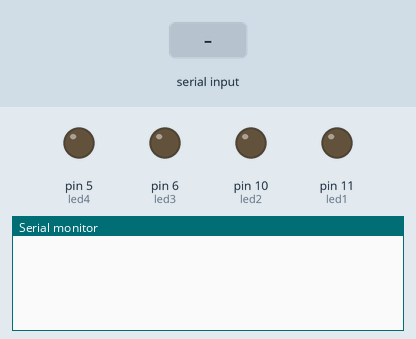
This sketch was run on a simulated Arduino Uno, built with avr-gcc and run on an emulated ATmega328P. On the bench: output pins drawn as LEDs (lit = HIGH), the last lines printed to the serial monitor. Inputs (shaded band) come from the test bench.

Above: at 1.2 s.
1.3 s: "1" received over the second serial link
At 2.5 s:
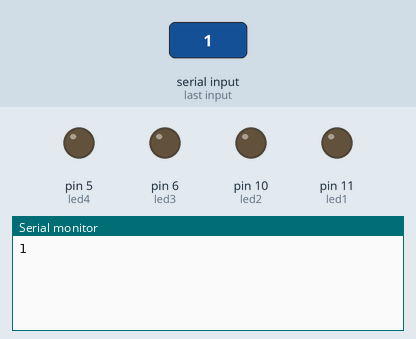
2.8 s: "90,45\n" received over the second serial link
At 3.7 s:
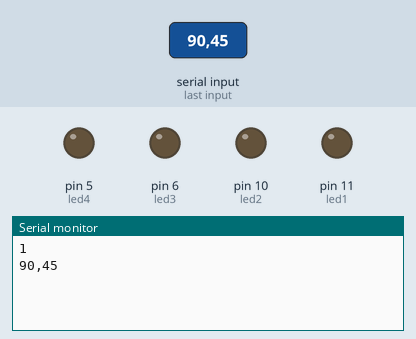

Measured:
- after the input at 1.3 s, the serial monitor: prints a new line at once (image 1)
- after the input at 2.8 s, the serial monitor: prints a new line at once (image 2)

The sketch:

code.ino
```cpp
#include<SoftwareSerial.h>
#include <string.h>
    int Rx = 3, Tx = 2;
    SoftwareSerial bluetooth(Rx, Tx);
    int led1 = 11;
    int led2 = 10;
    int led3 = 6;
    int led4 = 5;
    String cmd;

	 String pin;
     String dosang;
     int dosangint;


    void setup() {
      // khai bao Serial Monitor
      Serial.begin(57600);   //Arduino vs PC
      bluetooth.begin(9600);  // Arduino vs Bluetooth
      pinMode(led1, OUTPUT);
      pinMode(led2, OUTPUT);
      pinMode(led3, OUTPUT);
      pinMode(led4, OUTPUT);
    }

    void loop() {

      cmd=""; //xoa cmd sau moi vong lap
      while(bluetooth.available() > 0){
        char c = bluetooth.read();
        cmd = cmd + c;
      }


     dosang = cmd.substring(2,5);
     dosangint = dosang.toInt();

      if(cmd.length()>0) Serial.println(cmd); //neu ko, no se in khoang trang lien tuc khien ta ko xem dc ban tin co den dc serial monitor hay k
      if(cmd.substring(0,1) == "1") analogWrite(led1, dosangint);
      if(cmd.substring(0,1) == "2") analogWrite(led2, dosangint);
      if(cmd.substring(0,1) == "3") analogWrite(led3, dosangint);
      if(cmd.substring(0,1) == "4") analogWrite(led4, dosangint);
    }
```
